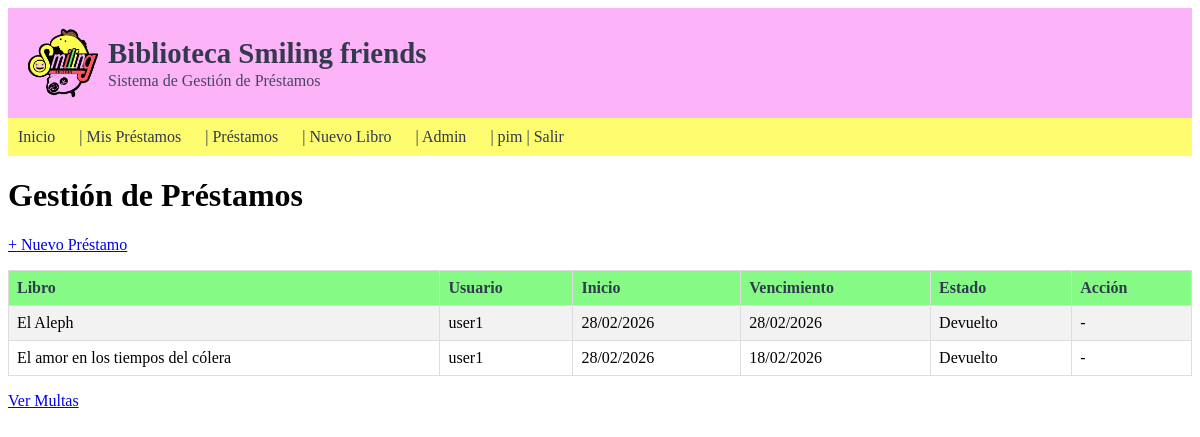
Page /loans/ (signed in) on the committed database.
### loans/models.py (models this page shows, shortened)
class Loan(models.Model):
    book = models.ForeignKey(Book, on_delete=models.CASCADE)
    user = models.ForeignKey(User, on_delete=models.CASCADE)
    start_date = models.DateField(auto_now_add=True)  #Fecha de inicio del prestamo
    due_date = models.DateField()  #Fecha de vencimiento
    end_date = models.DateField(null=True, blank=True)  #Fecha de devolución
    is_active = models.BooleanField(default=True)
    class Meta:
        ordering = ['-start_date']

### catalog/models.py (models this page shows, shortened)
class Book(models.Model):
    title = models.CharField(max_length=200)
    author = models.ForeignKey(Author, on_delete=models.CASCADE)
    isbn = models.CharField(max_length=13, unique=True)
    is_available = models.BooleanField(default=True)

### loans/views.py (the view)
# urls.py: path('', views.loan_list, name='loan_list'),
@login_required
@user_passes_test(is_staff)
def loan_list(request):
    loans = Loan.objects.select_related('book', 'user').all()
    return render(request, 'loans/loan_list.html', {'loans': loans})

### loans/views.py (called while the page is built)
def is_staff(user):
    return user.is_staff

### loans/templates/loans/loan_list.html (shortened to what this page needs)
{% extends 'base.html' %}
{% block content %}
<h1>Gestión de Préstamos</h1>
<p><a href="{% url 'loans:loan_create' %}">+ Nuevo Préstamo</a></p>
<table>
    <tr>
        <th>Libro</th>
        <th>Usuario</th>
        <th>Inicio</th>
        <th>Vencimiento</th>
        <th>Estado</th>
        <th>Acción</th>
    </tr>
    {% for loan in loans %}
    <tr>
        <td>{{ loan.book.title }}</td>
        <td>{{ loan.user.username }}</td>
        <td>{{ loan.start_date|date:"d/m/Y" }}</td>
        <td>{{ loan.due_date|date:"d/m/Y" }}</td>
        <td>
            {% if loan.is_active %}
                {% if loan.is_overdue %}
                    <span style="color: red;">Vencido</span>
                {% else %}
                    Activo
                {% endif %}
            {% else %}
                Devuelto
            {% endif %}
        </td>
        <td>
            {% if loan.is_active %}
                <a href="{% url 'loans:loan_return' loan.pk %}">Devolver</a>
            {% else %}
                -
            {% endif %}
        </td>
    </tr>
    {% empty %}
    <tr><td colspan="6">No hay préstamos.</td></tr>
    {% endfor %}
</table>
<p><a href="{% url 'loans:fine_list' %}">Ver Multas</a></p>
{% endblock %}

### templates/base.html (shortened to what this page needs)
{% load static %}
<!DOCTYPE html>
<html>
<head>
    <link rel="stylesheet" href="{% static 'css/style.css' %}">
</head>
<body>
    <div class="banner">
        <div class="banner-content">
            <img src="{% static 'images/logo.png' %}" alt="Logo" class="banner-logo">
            <div class="banner-text">
                <h1 class="banner-title">Biblioteca Smiling friends</h1>
                <p class="banner-subtitle">Sistema de Gestión de Préstamos</p>
            </div>
        </div>
    </div>
    <div class="nav">
        <a href="{% url 'catalog:book_list' %}">Inicio</a> |
        {% if user.is_authenticated %}
            <a href="{% url 'loans:my_loans' %}">Mis Préstamos</a> |
            {% if user.is_staff %}
                <a href="{% url 'loans:loan_list' %}">Préstamos</a> |
                <a href="{% url 'catalog:book_create' %}">Nuevo Libro</a> |
                <a href="/admin/">Admin</a> |
            {% endif %}
            {{ user.username }} |
            <a href="{% url 'logout' %}">Salir</a>
        {% else %}
            <a href="{% url 'login' %}">Entrar</a>
        {% endif %}
    </div>
    <div class="container">
        {% block content %}{% endblock %}
    </div>
</body>
</html>

### static/css/style.css (style rules this page uses)
.banner { background-color: #fdb3f8; color: #323a4e; padding: 20px 20px; margin-bottom: 0; }
.banner-content { display: flex; align-items: center; gap: 10px; max-width: 20000px; margin: 0; }
.banner-logo { height: 70px; width: 70px; object-fit: cover; }
.banner-text { display: flex; flex-direction: column; line-height: 1.2; }
.banner-title { margin: 0; font-size: 1.8em; font-weight: bold; }
.banner-subtitle { margin: 0; font-size: 1em; opacity: 0.9; }
.nav { background-color: #fdfd6f; color: #323a4e; padding: 10px; margin-bottom: 20px; }
.nav a { color: #323a4e; text-decoration: none; margin-right: 20px; }
.container { background-color: white; padding: 0px; border-radius: 5px; max-width: 2000px; }
table { width: 100%; border-collapse: collapse; margin-top: 10px; }
th, td { border: 1px solid #ddd; padding: 8px; text-align: left; }
th { background-color: #85fb85; color: #323a4e; }
tr:nth-child(even) { background-color: #f2f2f2; }

### rows in the picture
Loan: book "El Aleph", user.username "user1", start_date "28/02/2026", due_date "28/02/2026", is_active "Devuelto"
Loan: book "El amor en los tiempos del cólera", user.username "user1", start_date "28/02/2026", due_date "18/02/2026", is_active "Devuelto"

### other values in the picture
{{ user.username }} "pim"
